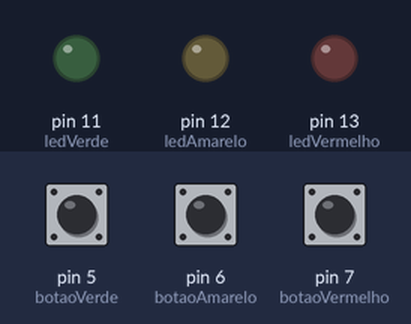
Simulated run of this sketch. Board: Arduino Uno, built with avr-gcc and run on an emulated ATmega328P. Parts: output pins drawn as LEDs (lit = HIGH). The test bench sets the inputs (shaded band); at power-on: pin 5 (botaoVerde) LOW, pin 6 (botaoAmarelo) LOW, pin 7 (botaoVermelho) LOW.

Above: at 1.2 s.
1.3 s: pin 5 (botaoVerde) pulled HIGH for 0.15 s
At 1.37 s:
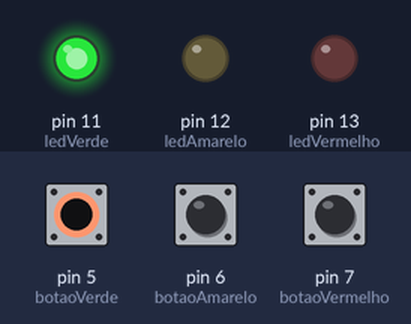
2.9 s: pin 6 (botaoAmarelo) pulled HIGH for 0.15 s
At 2.97 s:
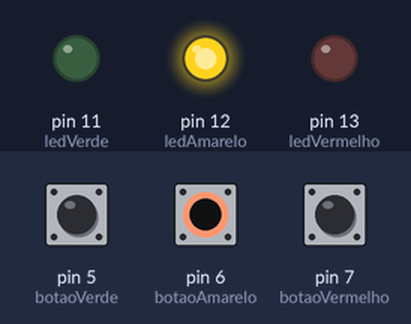
4.5 s: pin 7 (botaoVermelho) pulled HIGH for 0.15 s
At 4.57 s:
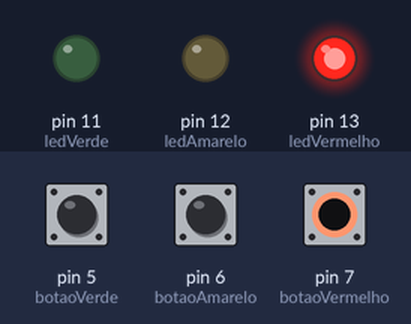
6.1 s: pin 7 (botaoVermelho) pulled HIGH for 3.2 s
At 9.8 s:
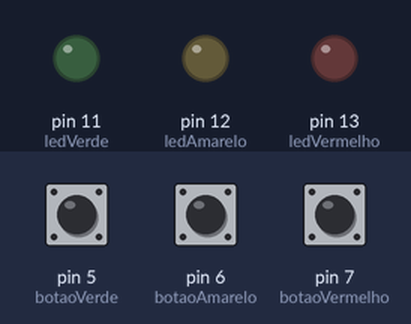
10.8 s: pin 5 (botaoVerde) pulled HIGH for 3.2 s
At 12.1 s:
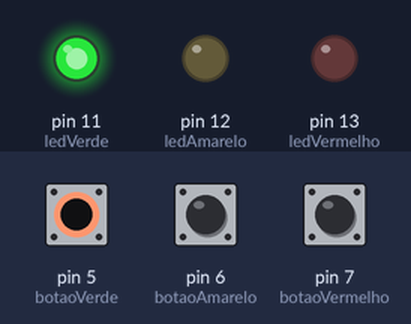
15.5 s: pin 5 (botaoVerde) driven HIGH and pin 6 (botaoAmarelo) driven HIGH
At 16.9 s:
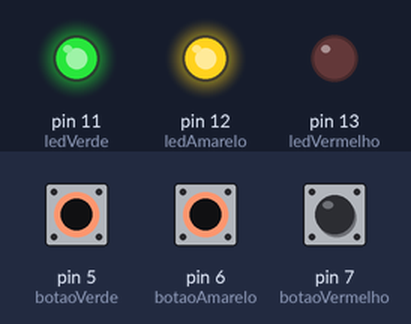
Timing chart, 0 to 18.0 s (numbered marks = the images above; inputs shaded):
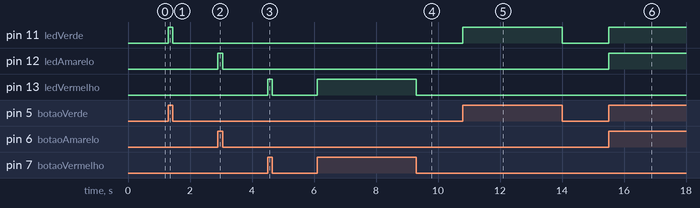

The sketch:

botoesELeds.ino
```cpp
// declaração de variáveis
byte ledVermelho = 13;
byte ledAmarelo = 12;
byte ledVerde = 11;

byte botaoVermelho = 7;
byte botaoAmarelo = 6;
byte botaoVerde = 5;

void setup() {
  pinMode(ledVermelho, OUTPUT);
  pinMode(ledAmarelo, OUTPUT);
  pinMode(ledVerde, OUTPUT);

  pinMode(botaoVermelho, INPUT);
  pinMode(botaoAmarelo, INPUT);
  pinMode(botaoVerde, INPUT);
}

void loop() {
  digitalWrite(ledVermelho, digitalRead(botaoVermelho));
  digitalWrite(ledAmarelo, digitalRead(botaoAmarelo));
  digitalWrite(ledVerde, digitalRead(botaoVerde));
}
```

Measured:
- after the input at 1.3 s, pin 11 (ledVerde): LOW → HIGH at once, → LOW 0.15 s later
- after the input at 2.9 s, pin 12 (ledAmarelo): LOW → HIGH at once, → LOW 0.15 s later
- after the input at 4.5 s, pin 13 (ledVermelho): LOW → HIGH at once, → LOW 0.15 s later
- after the input at 6.1 s, pin 13 (ledVermelho): LOW → HIGH at once, → LOW 3.2 s later
- after the input at 10.8 s, pin 11 (ledVerde): LOW → HIGH at once, → LOW 3.2 s later
- after the input at 15.5 s, pin 11 (ledVerde), pin 12 (ledAmarelo): LOW → HIGH at once
